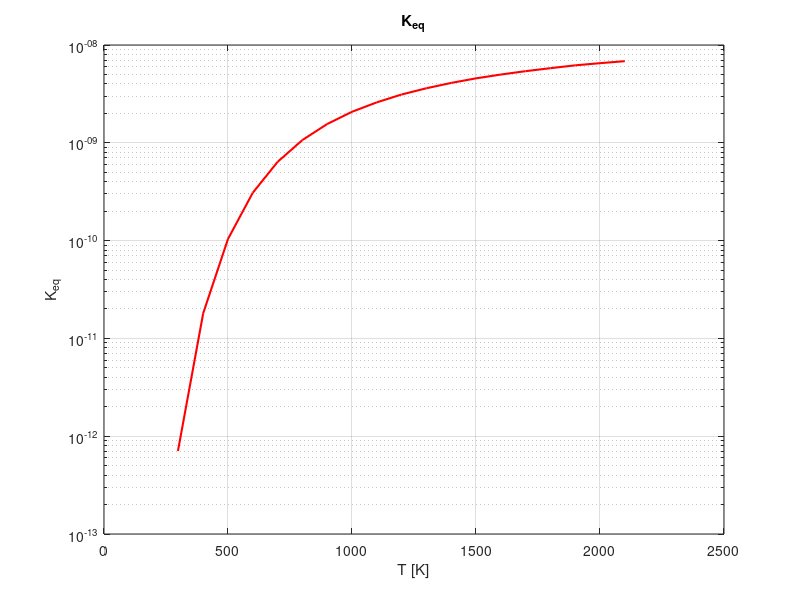

MATLAB code to generate this figure:
T = [298.15
400
500
600
700
800
900
1000
1100
1200
1300
1400
1500
1600
1700
1800
1900
2000
2100
];

keq = [7.06068E-13		
1.80716E-11		
1.03952E-10		
3.08732E-10		
6.38241E-10		
1.0672E-09		
1.55642E-09		
2.07594E-09		
2.59229E-09		
3.11887E-09		
3.61194E-09		
4.09512E-09		
4.56061E-09		
4.98733E-09		
5.40229E-09		
5.79491E-09		
6.19373E-09		
6.51945E-09		
6.83363E-09		
];

%{
plot(T, keq, '*', 'color', 'r');
xlabel('T [K]');
ylabel('K_{eq}');
title('K_{eq}');
grid on;
%}

semilogy(T, keq, 'linewidth', 1.5 , 'color', 'r');
xlabel('T [K]');
ylabel('K_{eq}');
title('K_{eq}');
grid on;